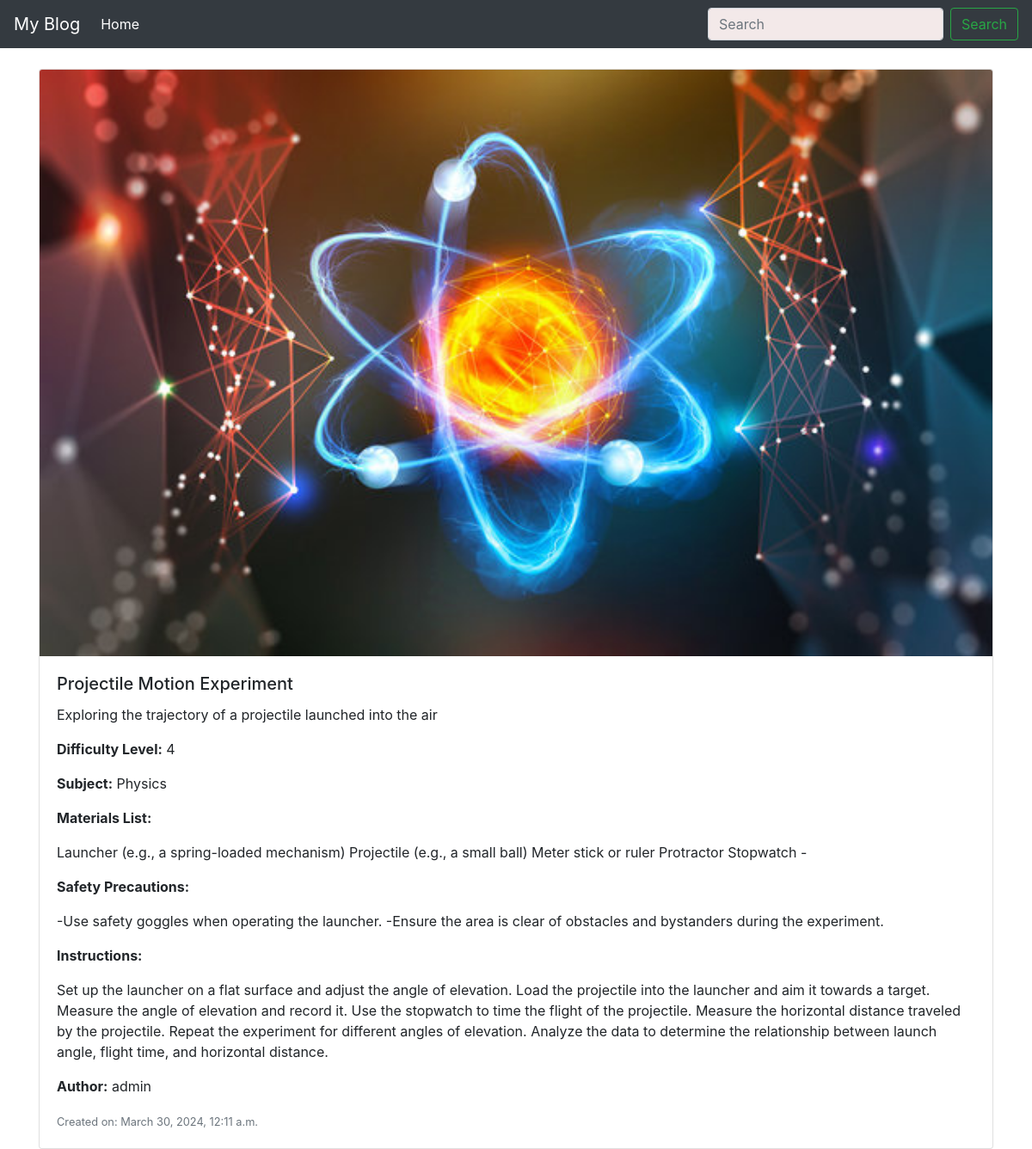
Screenshot of /3/ with the database file from the repository.
### App/models.py (models this page shows, shortened)
class Experiment(models.Model):
    name = models.CharField(max_length=200, unique=True)
    description = models.CharField(max_length=255)
    difficulty_level = models.IntegerField(choices=DIFFICULTY_LEVEL_CHOICES)
    subject = models.CharField(max_length=50, choices=SUBJECT_CHOICES)
    main_image = models.ImageField(upload_to='experiment_images/')
    materials_list = models.TextField()
    safety_precautions = models.TextField()
    instructions = models.TextField()
    created_on = models.DateTimeField(auto_now_add=True)
    updated_on = models.DateTimeField(auto_now=True)
    author = models.ForeignKey(User, on_delete=models.CASCADE, related_name='experiments')
    class Meta:
        ordering = ['-created_on']

### App/views.py (the view)
# urls.py: path('<int:pk>/', views.DetailView.as_view(), name="experiment_detail")
class DetailView(generic.DetailView):
    model = Experiment
    template_name = 'experiment_detail.html'
    def get_object(self, queryset=None):
        queryset = self.get_queryset()
        queryset = queryset.filter(pk=self.kwargs['pk'])
        obj = queryset.get()
        return obj

### App/templates/experiment_detail.html (shortened to what this page needs)
{% extends 'base.html' %}
{% block content %}
<div class="card">
    <img src="{{ experiment.main_image.url }}" class="card-img-top" alt="{{ experiment.name }}">
    <div class="card-body">
        <h5 class="card-title">{{ experiment.name }}</h5>
        <p class="card-text">{{ experiment.description }}</p>
        <p class="card-text"><strong>Difficulty Level:</strong> {{ experiment.difficulty_level }}</p>
        <p class="card-text"><strong>Subject:</strong> {{ experiment.get_subject_display }}</p>
        <p class="card-text"><strong>Materials List:</strong></p>
        <p class="card-text">{{ experiment.materials_list }}</p>
        <p class="card-text"><strong>Safety Precautions:</strong></p>
        <p class="card-text">{{ experiment.safety_precautions }}</p>
        <p class="card-text"><strong>Instructions:</strong></p>
        <p class="card-text">{{ experiment.instructions }}</p>
        <p class="card-text"><strong>Author:</strong> {{ experiment.author }}</p>
        <p class="card-text"><small class="text-muted">Created on: {{ experiment.created_on }}</small></p>
    </div>
</div>
{% endblock %}

### rows the page displays
Experiment: main_image (picture), name "Projectile Motion Experiment", description "Exploring the trajectory of a projectile launched into the air", difficulty_level "4", subject "Physics", materials_list "Launcher (e.g., a spring-loaded mechanism) Projectile (e.g., a small ball) Meter stick or ruler Protractor Stopwatch -", safety_precautions "-Use safety goggles when operating the launcher. -Ensure the area is clear of obstacles and bystanders during the experiment.", instructions "Set up the launcher on a flat surface and adjust the angle of elevation. Load the projectile into the launcher and aim it towards a target. Measure the angle of elevation and record it. Use the stopwatch to time the flight of the projectile. Measure the horizontal distance traveled by the projectile. Repeat the experiment for different angles of elevation. Analyze the data to determine the relationship between launch angle, flight time, and horizontal distance.", author "admin", created_on "March 30, 2024, 12:11 a.m."
